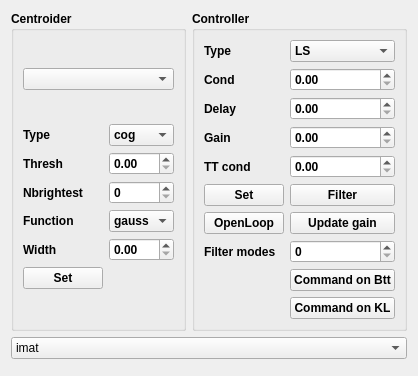
       <widget class="QWidget" name="tab_4">
        <attribute name="title">
         <string>RTC</string>
        </attribute>
        <layout class="QVBoxLayout" name="verticalLayout_16">
         <item>
          <layout class="QHBoxLayout" name="horizontalLayout_10">
           <item>
            <widget class="QGroupBox" name="groupBox_5">
             <property name="font">
              <font>
               <weight>75</weight>
               <bold>true</bold>
              </font>
             </property>
             <property name="title">
              <string>Centroider</string>
             </property>
             <layout class="QVBoxLayout" name="verticalLayout_14">
              <item>
               <widget class="QComboBox" name="wao_selectCentro"/>
              </item>
              <item>
               <layout class="QGridLayout" name="gridLayout_6">
                <item row="3" column="0">
                 <widget class="QLabel" name="label_46">
                  <property name="text">
                   <string>Function</string>
                  </property>
                 </widget>
                </item>
                <item row="3" column="1">
                 <widget class="QComboBox" name="wao_centroFunctionSelector">
                  <item>
                   <property name="text">
                    <string>gauss</string>
                   </property>
                  </item>
                  <item>
                   <property name="text">
                    <string>model</string>
                   </property>
                  </item>
                 </widget>
                </item>
                <item row="4" column="1">
                 <widget class="QDoubleSpinBox" name="wao_centroWidth"/>
                </item>
                <item row="0" column="1">
                 <widget class="QComboBox" name="wao_centroTypeSelector">
                  <item>
                   <property name="text">
                    <string>cog</string>
                   </property>
                  </item>
                  <item>
                   <property name="text">
                    <string>tcog</string>
                   </property>
                  </item>
                  <item>
                   <property name="text">
                    <string>bpcog</string>
                   </property>
                  </item>
                  <item>
                   <property name="text">
                    <string>wcog</string>
                   </property>
                  </item>
                  <item>
                   <property name="text">
                    <string>corr</string>
                   </property>
                  </item>
                  <item>
                   <property name="text">
                    <string>pyr</string>
                   </property>
                  </item>
                 </widget>
                </item>
                <item row="1" column="1">
                 <widget class="QDoubleSpinBox" name="wao_centroThresh"/>
                </item>
                <item row="2" column="1">
                 <widget class="QSpinBox" name="wao_centroNbrightest">
                  <property name="maximum">
                   <number>10000</number>
                  </property>
                 </widget>
                </item>
                <item row="2" column="0">
                 <widget class="QLabel" name="label_45">
                  <property name="text">
                   <string>Nbrightest</string>
                  </property>
                 </widget>
                </item>
                <item row="0" column="0">
                 <widget class="QLabel" name="label_43">
                  <property name="text">
                   <string>Type</string>
                  </property>
                 </widget>
                </item>
                <item row="4" column="0">
                 <widget class="QLabel" name="label_47">
                  <property name="text">
                   <string>Width</string>
                  </property>
                 </widget>
                </item>
                <item row="5" column="0">
                 <widget class="QPushButton" name="wao_setCentro">
                  <property name="text">
                   <string>Set</string>
                  </property>
                 </widget>
                </item>
                <item row="1" column="0">
                 <widget class="QLabel" name="label_44">
                  <property name="text">
                   <string>Thresh</string>
                  </property>
                 </widget>
                </item>
               </layout>
              </item>
             </layout>
            </widget>
           </item>
           <item>
            <widget class="QGroupBox" name="groupBox_6">
             <property name="font">
              <font>
               <weight>75</weight>
               <bold>true</bold>
              </font>
             </property>
             <property name="title">
              <string>Controller</string>
             </property>
             <layout class="QVBoxLayout" name="verticalLayout_15">
              <item>
               <layout class="QGridLayout" name="gridLayout_7">
                <property name="verticalSpacing">
                 <number>6</number>
                </property>
                <item row="4" column="0">
                 <widget class="QLabel" name="label_51">
                  <property name="text">
                   <string>TT cond</string>
                  </property>
                 </widget>
                </item>
                <item row="7" column="0">
                 <widget class="QPushButton" name="wao_openLoop">
                  <property name="text">
                   <string>OpenLoop</string>
                  </property>
                 </widget>
                </item>
                <item row="4" column="1">
                 <widget class="QDoubleSpinBox" name="wao_controlTTcond">
                  <property name="maximum">
                   <double>100000000.000000000000000</double>
                  </property>
                 </widget>
                </item>
                <item row="7" column="1">
                 <widget class="QPushButton" name="wao_update_gain">
                  <property name="text">
                   <string>Update gain</string>
                  </property>
                 </widget>
                </item>
                <item row="6" column="1">
                 <widget class="QPushButton" name="wao_filterControl">
                  <property name="text">
                   <string>Filter</string>
                  </property>
                 </widget>
                </item>
                <item row="1" column="0">
                 <widget class="QLabel" name="label_52">
                  <property name="text">
                   <string>Cond</string>
                  </property>
                 </widget>
                </item>
                <item row="6" column="0">
                 <widget class="QPushButton" name="wao_setControl">
                  <property name="text">
                   <string>Set</string>
                  </property>
                 </widget>
                </item>
                <item row="1" column="1">
                 <widget class="QDoubleSpinBox" name="wao_controlCond">
                  <property name="maximum">
                   <double>10000000.000000000000000</double>
                  </property>
                 </widget>
                </item>
                <item row="0" column="0">
                 <widget class="QLabel" name="label_50">
                  <property name="text">
                   <string>Type</string>
                  </property>
                 </widget>
                </item>
                <item row="2" column="0">
                 <widget class="QLabel" name="label_49">
                  <property name="text">
                   <string>Delay</string>
                  </property>
                 </widget>
                </item>
                <item row="3" column="1">
                 <widget class="QDoubleSpinBox" name="wao_controlGain">
                  <property name="maximum">
                   <double>10.000000000000000</double>
                  </property>
                  <property name="singleStep">
                   <double>0.100000000000000</double>
                  </property>
                 </widget>
                </item>
                <item row="2" column="1">
                 <widget class="QDoubleSpinBox" name="wao_controlDelay"/>
                </item>
                <item row="3" column="0">
                 <widget class="QLabel" name="label_48">
                  <property name="text">
                   <string>Gain</string>
                  </property>
                 </widget>
                </item>
                <item row="0" column="1">
                 <widget class="QComboBox" name="wao_controlTypeSelector">
                  <item>
                   <property name="text">
                    <string>LS</string>
                   </property>
                  </item>
                  <item>
                   <property name="text">
                    <string>MV</string>
                   </property>
                  </item>
                  <item>
                   <property name="text">
                    <string>PROJ</string>
                   </property>
                  </item>
                  <item>
                   <property name="text">
                    <string>OptiMods</string>
                   </property>
                  </item>
                  <item>
                   <property name="text">
                    <string>CuReD</string>
                   </property>
                  </item>
                  <item>
                   <property name="text">
                    <string>Generic</string>
                   </property>
                  </item>
                 </widget>
                </item>
                <item row="8" column="1">
                 <widget class="QSpinBox" name="wao_filterBtt">
                  <property name="maximum">
                   <number>9999</number>
                  </property>
                 </widget>
                </item>
                <item row="8" column="0">
                 <widget class="QLabel" name="label_61">
                  <property name="text">
                   <string>Filter modes</string>
                  </property>
                 </widget>
                </item>
                <item row="9" column="1">
                 <widget class="QPushButton" name="wao_commandBtt">
                  <property name="text">
                   <string>Command on Btt</string>
                  </property>
                 </widget>
                </item>
                <item row="10" column="1">
                 <widget class="QPushButton" name="wao_commandKL">
                  <property name="text">
                   <string>Command on KL</string>
                  </property>
                 </widget>
                </item>
               </layout>
              </item>
             </layout>
            </widget>
           </item>
          </layout>
         </item>
         <item>
          <layout class="QGridLayout" name="gridLayout_8">
           <item row="0" column="0">
            <widget class="QComboBox" name="wao_selectRtcMatrix">
             <item>
              <property name="text">
               <string>imat</string>
              </property>
             </item>
             <item>
              <property name="text">
               <string>cmat</string>
              </property>
             </item>
             <item>
              <property name="text">
               <string>Eigenvalues</string>
              </property>
             </item>
             <item>
              <property name="text">
               <string>Cmm</string>
              </property>
             </item>
             <item>
              <property name="text">
               <string>Cmm inverse</string>
              </property>
             </item>
             <item>
              <property name="text">
               <string>Cmm eigen</string>
              </property>
             </item>
             <item>
              <property name="text">
               <string>Cphim</string>
              </property>
             </item>
            </widget>
           </item>
           <item row="1" column="0">
            <widget class="MatplotlibWidget" name="wao_rtcWindow" native="true">
             <property name="sizePolicy">
              <sizepolicy hsizetype="Expanding" vsizetype="Expanding">
               <horstretch>0</horstretch>
               <verstretch>0</verstretch>
              </sizepolicy>
             </property>
             <property name="minimumSize">
              <size>
               <width>0</width>
               <height>0</height>
              </size>
             </property>
            </widget>
           </item>
          </layout>
         </item>
        </layout>
       </widget>
